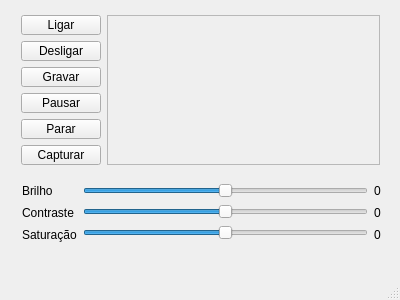
<?xml version="1.0" encoding="UTF-8"?>
<ui version="4.0">
 <class>MainWindow</class>
 <widget class="QMainWindow" name="MainWindow">
  <property name="geometry">
   <rect>
    <x>0</x>
    <y>0</y>
    <width>400</width>
    <height>300</height>
   </rect>
  </property>
  <property name="windowTitle">
   <string>MainWindow</string>
  </property>
  <widget class="QWidget" name="centralWidget">
   <widget class="QWidget" name="">
    <property name="geometry">
     <rect>
      <x>10</x>
      <y>4</y>
      <width>381</width>
      <height>172</height>
     </rect>
    </property>
    <layout class="QHBoxLayout" name="horizontalLayout">
     <item>
      <layout class="QVBoxLayout" name="verticalLayout">
       <item>
        <widget class="QPushButton" name="camOnPushButton">
         <property name="text">
          <string>Ligar</string>
         </property>
        </widget>
       </item>
       <item>
        <widget class="QPushButton" name="camOffPushButton">
         <property name="text">
          <string>Desligar</string>
         </property>
        </widget>
       </item>
       <item>
        <widget class="QPushButton" name="camRecPushButton">
         <property name="text">
          <string>Gravar</string>
         </property>
        </widget>
       </item>
       <item>
        <widget class="QPushButton" name="PausePushButton">
         <property name="text">
          <string>Pausar</string>
         </property>
        </widget>
       </item>
       <item>
        <widget class="QPushButton" name="camStopRecPushButton">
         <property name="text">
          <string>Parar</string>
         </property>
        </widget>
       </item>
       <item>
        <widget class="QPushButton" name="camCapturePushButton">
         <property name="text">
          <string>Capturar</string>
         </property>
        </widget>
       </item>
      </layout>
     </item>
     <item>
      <widget class="QScrollArea" name="camDisplay">
       <property name="widgetResizable">
        <bool>true</bool>
       </property>
       <widget class="QWidget" name="scrollAreaWidgetContents">
        <property name="geometry">
         <rect>
          <x>0</x>
          <y>0</y>
          <width>294</width>
          <height>168</height>
         </rect>
        </property>
       </widget>
      </widget>
     </item>
    </layout>
   </widget>
   <widget class="QWidget" name="">
    <property name="geometry">
     <rect>
      <x>11</x>
      <y>172</y>
      <width>381</width>
      <height>82</height>
     </rect>
    </property>
    <layout class="QHBoxLayout" name="horizontalLayout_2">
     <item>
      <layout class="QVBoxLayout" name="verticalLayout_2">
       <item>
        <widget class="QLabel" name="BrightnessLabel">
         <property name="text">
          <string>Brilho</string>
         </property>
        </widget>
       </item>
       <item>
        <widget class="QLabel" name="ContrastLabel">
         <property name="text">
          <string>Contraste</string>
         </property>
        </widget>
       </item>
       <item>
        <widget class="QLabel" name="SaturationLabel">
         <property name="text">
          <string>Saturação</string>
         </property>
        </widget>
       </item>
      </layout>
     </item>
     <item>
      <layout class="QVBoxLayout" name="verticalLayout_3">
       <item>
        <widget class="QSlider" name="BrightnessHorizontalSlider">
         <property name="sizePolicy">
          <sizepolicy hsizetype="Expanding" vsizetype="Fixed">
           <horstretch>0</horstretch>
           <verstretch>0</verstretch>
          </sizepolicy>
         </property>
         <property name="minimum">
          <number>-100</number>
         </property>
         <property name="maximum">
          <number>100</number>
         </property>
         <property name="orientation">
          <enum>Qt::Horizontal</enum>
         </property>
        </widget>
       </item>
       <item>
        <widget class="QSlider" name="ContrastHorizontalSlider">
         <property name="minimum">
          <number>-100</number>
         </property>
         <property name="maximum">
          <number>100</number>
         </property>
         <property name="orientation">
          <enum>Qt::Horizontal</enum>
         </property>
        </widget>
       </item>
       <item>
        <widget class="QSlider" name="SaturationHorizontalSlider">
         <property name="minimum">
          <number>-100</number>
         </property>
         <property name="maximum">
          <number>100</number>
         </property>
         <property name="orientation">
          <enum>Qt::Horizontal</enum>
         </property>
        </widget>
       </item>
      </layout>
     </item>
     <item>
      <layout class="QVBoxLayout" name="verticalLayout_4" stretch="0,0,0">
       <property name="spacing">
        <number>6</number>
       </property>
       <property name="sizeConstraint">
        <enum>QLayout::SetDefaultConstraint</enum>
       </property>
       <item>
        <widget class="QLabel" name="BrightnessValLabel">
         <property name="sizePolicy">
          <sizepolicy hsizetype="Preferred" vsizetype="Preferred">
           <horstretch>0</horstretch>
           <verstretch>0</verstretch>
          </sizepolicy>
         </property>
         <property name="text">
          <string>0</string>
         </property>
         <property name="margin">
          <number>0</number>
         </property>
        </widget>
       </item>
       <item>
        <widget class="QLabel" name="ContrastValLabel">
         <property name="text">
          <string>0</string>
         </property>
        </widget>
       </item>
       <item>
        <widget class="QLabel" name="SaturationValLabel">
         <property name="text">
          <string>0</string>
         </property>
        </widget>
       </item>
      </layout>
     </item>
    </layout>
   </widget>
  </widget>
  <widget class="QMenuBar" name="menuBar">
   <property name="geometry">
    <rect>
     <x>0</x>
     <y>0</y>
     <width>400</width>
     <height>21</height>
    </rect>
   </property>
  </widget>
  <widget class="QStatusBar" name="statusBar"/>
 </widget>
 <layoutdefault spacing="6" margin="11"/>
 <resources/>
 <connections/>
</ui>
